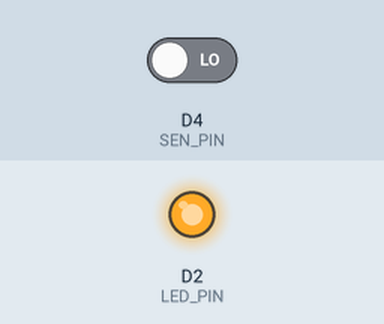
Recording of a sketch running on a simulated ESP8266 (NodeMCU). Parts: output pins drawn as LEDs (lit = HIGH). The test bench sets the inputs (shaded band); at power-on: D4 (SEN_PIN) LOW. What the sketch prints to the serial monitor is not drawn.

Above: at 1.2 s.
1.3 s: D4 (SEN_PIN) driven HIGH
At 1.7 s:
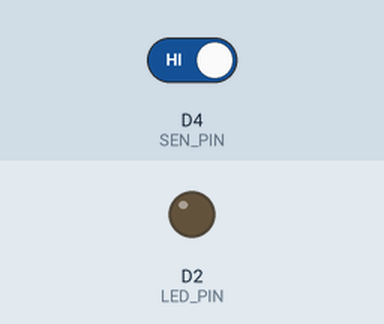
2.8 s: D4 (SEN_PIN) driven LOW
At 2.95 s:
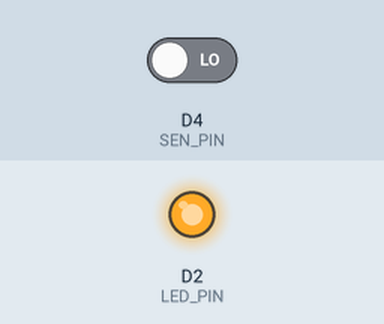
Timing chart, 0 to 5.8 s (numbered marks = the images above; inputs shaded):
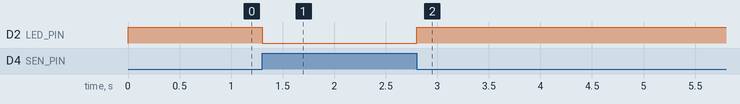

Measured:
- after the input at 1.3 s, D2 (LED_PIN): HIGH → LOW at once
- after the input at 2.8 s, D2 (LED_PIN): LOW → HIGH at once

The sketch:

ObstacleSensor.ino
```cpp
#define LED_PIN D2
#define SEN_PIN D4


void setup() {
  // put your setup code here, to run once:
  Serial.begin(9600);
  pinMode(LED_PIN, OUTPUT);
  pinMode(SEN_PIN, INPUT);
}

void loop() {
  // put your main code here, to run repeatedly:
  int state = digitalRead(SEN_PIN);
  if(state == HIGH) {

  } else {
    Serial.println("OBSTACLE!!!!!!!");
    digitalWrite(LED_PIN, HIGH);
    delay(100);
    digitalWrite(LED_PIN, LOW);
  }
}
```
